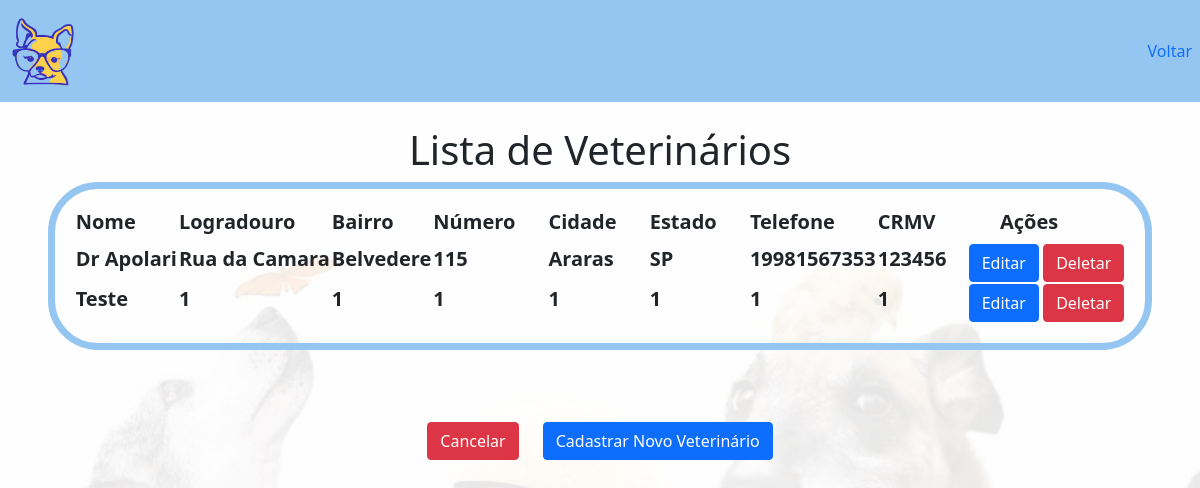
The app's page /atualizacaoVet/, older data.
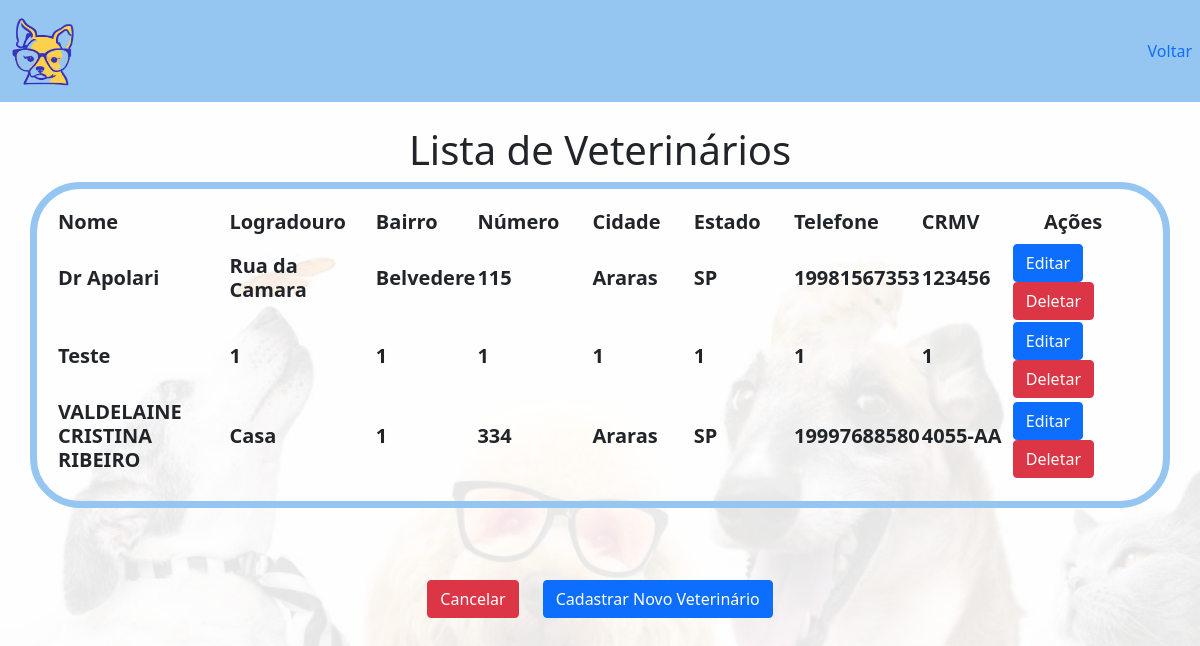
The same page, newer data.
### Aplicativo/models.py (models this page shows)
class VeterinarioCadastroModel(models.Model):
    nome = models.CharField(max_length=255)
    email = models.CharField(max_length=255)
    cep=models.CharField(max_length=255, default='000000000')
    logradouro = models.CharField(max_length=255)
    bairro = models.CharField(max_length=100)
    numero = models.CharField(max_length=10)
    cidade = models.CharField('cidade',max_length=100, default = 'cidade')
    estado = models.CharField(max_length=3)
    telefone = models.CharField(max_length=15)
    crmv = models.CharField(max_length=20)
    password = models.CharField(max_length=50)

### Aplicativo/views.py (the view)
# urls.py: path('atualizacaoVet/', views.atualizacaoVet, name='atualizacaoVet'),
def atualizacaoVet(request):
    veterinarios = VeterinarioCadastroModel.objects.all()
    return render(request, 'atualizacaoVet.html', {'veterinarios': veterinarios})

### Aplicativo/templates/atualizacaoVet.html (shortened to what this page needs)
<!DOCTYPE html>
<html lang="en">
<head>
    {% load static %}
    <link rel="stylesheet" type="text/css" href="{% static 'css/index.css' %}">
    <link rel="stylesheet" type="text/css" href="{% static 'css/editar.css' %}">
    <link href="https://cdn.jsdelivr.net/npm/bootstrap@5.0.2/dist/css/bootstrap.min.css" rel="stylesheet"
>
</head>
<body>
    <nav class="navbar navbar-expand-lg custom-bg">
        <div class="collapse navbar-collapse" id="navbarNav">
            <ul class="navbar-nav">
                <li class="nav-item">
                    <a class="nav-link active left-link" aria-current="page" href="{% url 'index' %}">
                        <img src='{% static "Aplicativo/media/logo.png"%}' class="img">
                    </a>
                </li>
            </ul>
            <ul class="navbar-nav ms-auto">
                <li class="nav-item">
                    <a class="nav-link" href="{% url 'dashatualizacao' %}">Voltar</a>
                </li>
            </ul>
        </div>
    </nav><br>
    <div class="background-img">
        <h1 class="text-center">Lista de Veterinários</h1>
        <div class="container">
            <table>
                <thead>
                    <tr>
                        <th><h5><b>Nome&nbsp;&nbsp;&nbsp;&nbsp;&nbsp;&nbsp;</b></h5></th>
                        <th><h5><b>Logradouro&nbsp;&nbsp;&nbsp;&nbsp;&nbsp;</b></h5></th>
                        <th><h5><b>Bairro&nbsp;&nbsp;&nbsp;&nbsp;&nbsp;&nbsp;</b></h5></th>
                        <th><h5><b>Número&nbsp;&nbsp;&nbsp;&nbsp;&nbsp;&nbsp;</b></h5></th>
                        <th><h5><b>Cidade&nbsp;&nbsp;&nbsp;&nbsp;&nbsp;&nbsp;</b></h5></th>
                        <th><h5><b>Estado&nbsp;&nbsp;&nbsp;&nbsp;&nbsp;&nbsp;</b></h5></th>
                        <th><h5><b>Telefone&nbsp;&nbsp;&nbsp;&nbsp;&nbsp;&nbsp;</b></h5></th>
                        <th><h5><b>CRMV&nbsp;&nbsp;&nbsp;&nbsp;&nbsp;&nbsp;</b></h5></th>
                        <th><h5><b>&nbsp;&nbsp;&nbsp;&nbsp;&nbsp;&nbsp;Ações&nbsp;&nbsp;&nbsp;&nbsp;&nbsp;&nbsp;</b></h5></th>
                    </tr>
                </thead>
                <tbody>
                    {% for veterinario in veterinarios %}
                    <tr>
                        <td><h5><b>{{ veterinario.nome }}</b></h5></td>
                        <td><h5><b>{{ veterinario.logradouro }}</b></h5></td>
                        <td><h5><b>{{ veterinario.bairro }}</b></h5></td>
                        <td><h5><b>{{ veterinario.numero }}</b></h5></td>
                        <td><h5><b>{{ veterinario.cidade }}</b></h5></td>
                        <td><h5><b>{{ veterinario.estado }}</b></h5></td>
                        <td><h5><b>{{ veterinario.telefone }}</b></h5></td>
                        <td><h5><b>{{ veterinario.crmv }}</b></h5></td>
                        <td>
                            <a href="/updateVet/{{ veterinario.id }}" class="btn btn-primary">Editar</a>
                            <a href="/deleteVet/{{ veterinario.id }}" class="btn btn-danger">Deletar</a>
                        </td>
                    </tr>
                    {% endfor %}
                </tbody>
            </table>
        </div>
        <br><br><br>
         <div class="row justify-content-center">
            <div class="col-auto">
                <a href="{% url 'home' %}" class="btn btn-danger">Cancelar</a>
            </div>
            <div class="col-auto">
                <a href="{% url 'cadastroVet' %}" class="btn btn-primary">Cadastrar Novo Veterinário</a>
            </div>
        </div>
    </div>
    <br>
</html>

Row changes from the older to the newer data that the page shows:
added VeterinarioCadastroModel: nome "VALDELAINE CRISTINA RIBEIRO", logradouro "Casa", bairro "1", numero "334", cidade "Araras", estado "SP", telefone "19997688580", crmv "4055-AA"
